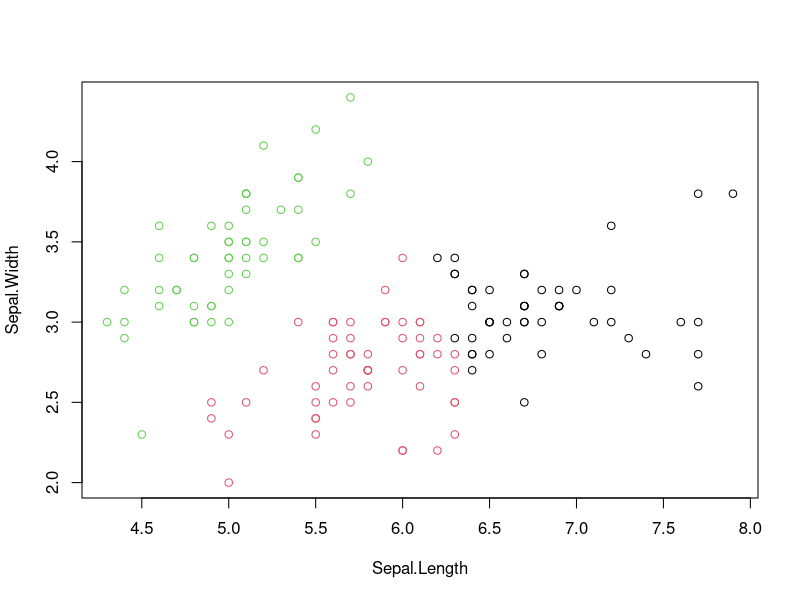
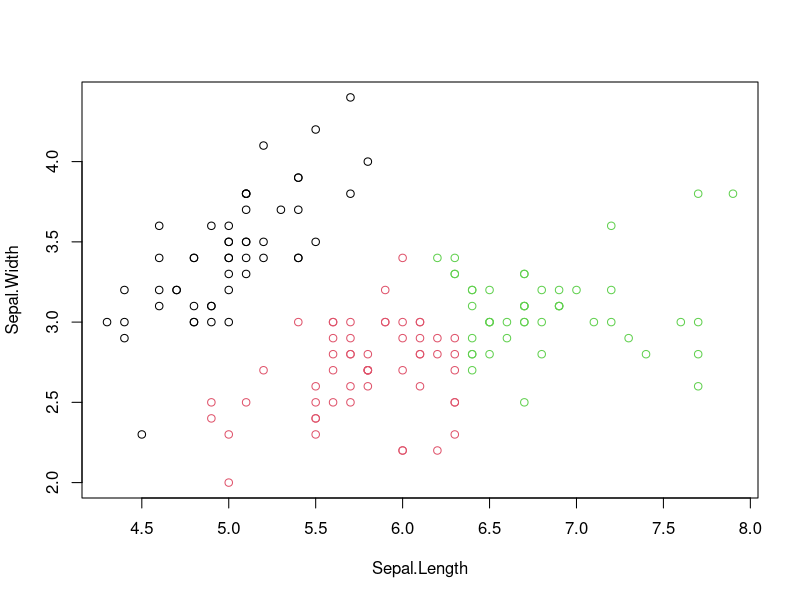
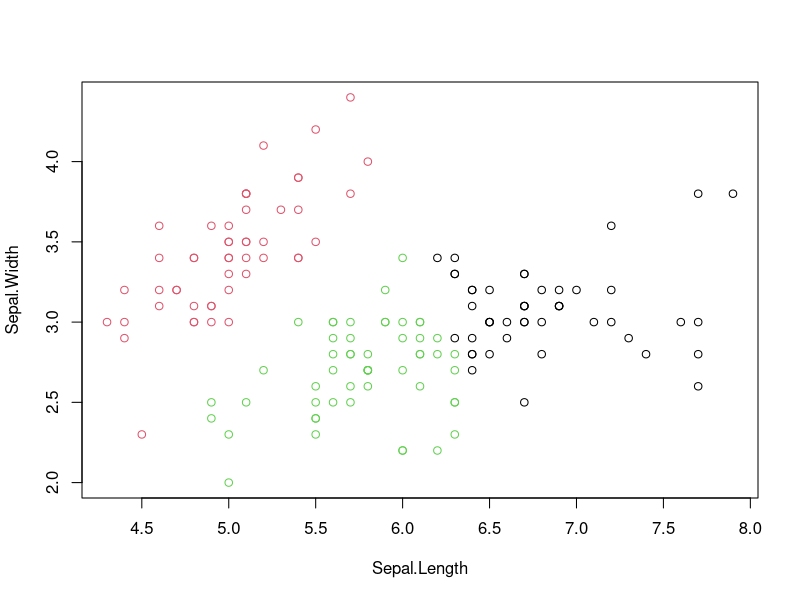

Write the R code that produced these figures, in order.
data("iris")
X <- iris[,1:2]
Y <- iris[,5]

#Step1 
result <- kmeans(X,X[1:3,],iter.max=6,algorithm="Lloyd") # iteration causes change until max.iter is 6
result$centers
result$cluster
plot(X,col=result$cluster)

#step2
numClusters <- 3
result <- kmeans(X,numClusters,nstart=1000,iter.max=1,algorithm="Lloyd")
result$centers
result$cluster
plot(X,col=result$cluster)

#step3
result = kmeans(X,numClusters)
plot(X,col=result$cluster)